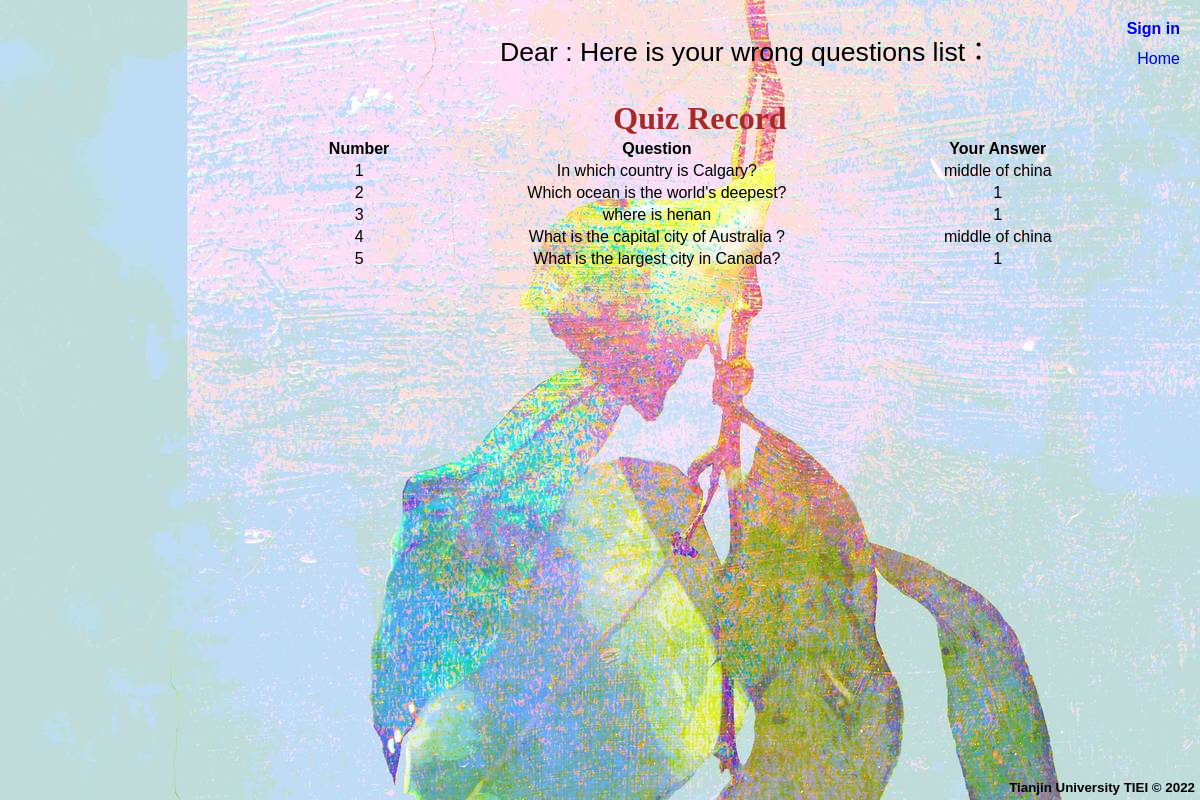
Screenshot of /php/showwrong.php?id=98 with the database file from the repository.
### tables this page shows
CREATE TABLE `wrong_questions` (
  `id` int(11) NOT NULL AUTO_INCREMENT,
  `item_id` int(11) NOT NULL,
  `user_id` int(11) NOT NULL,
  `question_id` int(11) DEFAULT NULL,
  `wrong_answer` varchar(50) DEFAULT NULL,
  PRIMARY KEY (`id`),
  UNIQUE KEY `wrong_questions_id_uindex` (`id`)
);

CREATE TABLE `questions` (
  `id` int(11) NOT NULL AUTO_INCREMENT,
  `category` varchar(50) NOT NULL,
  `level` int(11) NOT NULL,
  `question` text NOT NULL,
  `answer` varchar(50) DEFAULT NULL,
  `creator` int(11) DEFAULT '0',
  PRIMARY KEY (`id`),
  UNIQUE KEY `questions_id_uindex` (`id`)
);

### include/util.inc.php (called while the page is built, shortened)
<?php
function getPDO() {
    $host = 'localhost';
    $db   = 'project';
    $user = 'root';
    $pass = '12345678';
    $charset = 'utf8';
    $dsn = "mysql:host=$host;dbname=$db;charset=$charset";
    $options = [
        PDO::ATTR_ERRMODE            => PDO::ERRMODE_EXCEPTION,
        PDO::ATTR_DEFAULT_FETCH_MODE => PDO::FETCH_ASSOC,
        PDO::ATTR_EMULATE_PREPARES   => false,
    ];
    try {
        return new PDO($dsn, $user, $pass, $options);
    } catch (\PDOException $e) {
        throw new \PDOException($e->getMessage(), (int)$e->getCode());
    }
}
function showWrongListByItem($item_id){
    $PDO = getPDO();
    $result = $PDO->query("SELECT project.questions.question,project.wrong_questions.wrong_answer FROM project.questions inner join project.wrong_questions
    on project.wrong_questions.question_id = project.questions.id AND project.wrong_questions.item_id = $item_id");
    return $result;
}

### php/showwrong.php (the view, shortened to what this page needs)
<?php
include("../include/util.inc.php");
include("../include/opening.inc.php");
$name = $_SESSION['name'];
?>
<link rel="stylesheet" type="text/css" href="../css/common.css">
<link rel="stylesheet" type="text/css" href="../css/record.css">
<?php
if (!isset($_SESSION['name'])){
    $banner = "<a href = 'signin_form.php' style='font-weight: bolder;text-decoration: none' >Sign in</a>";
}
else{
    $name = $_SESSION['name'];
    $banner = "<a href = 'signout.php' title='click to sign out' style='font-weight: bolder;text-decoration: none'>Welcome $name</a>";
}
?>
<span><?= $banner?></span><br><br>
<span><a href="../index.php" style="text-decoration: none" title="back to home page">Home</a></span>
<div id="record">
    <div id="top">
        Dear <?= $name?> :
        Here is your wrong questions list：
    </div>
    <div id="bottom">
        <table id="table" width="800">
            <caption style="font-family: 'Times New Roman';font-size: 24pt;font-weight: bolder;color: brown">Quiz Record</caption>
            <tr id="table_head"><th>Number</th><th>Question</th><th>Your Answer</th></tr>
            <?php
            $records = showWrongListByItem($_GET['id']);
            $count =  $records->rowCount();
            $index = 1;
            for ($index ; $index <= $count ; $index++){
                $record = $records->fetch();
                echo "<tr><td>$index</td><td>{$record['question']}</td><td>{$record['wrong_answer']}</td></tr>";
            }
            ?>
        </table>
    </div>
</div>

### css/common.css (style rules this page uses)
body { background-image: url("../images/index-background.jpg"); text-align: center; font-family: Arial, Helvetica, sans-serif; font-size: 10pt; margin: 0px; padding: 0px; }
span { position: absolute; right: 20px; margin-top: 20px; font-size: 12pt; }
#footer { color: black; font-weight: bold; background-repeat: repeat-x; width: 100%; text-align: right; padding: 5px; position: fixed; bottom:0; right:0; }

### css/record.css (style rules this page uses)
#table { font-size: 12pt; position: absolute; top: 100px; left: 300px; text-align: center; }
#top { font-size: 20pt; position: absolute; top: 30px; left: 500px; text-align: center; }

### rows the page displays
wrong_questions: question.question "In which country is Calgary?", wrong_answer "middle of china"
wrong_questions: question.question "Which ocean is the world's deepest?", wrong_answer "1"
wrong_questions: question.question "where is henan", wrong_answer "1"
wrong_questions: question.question "What is the capital city of Australia ?", wrong_answer "middle of china"
wrong_questions: question.question "What is the largest city in Canada?", wrong_answer "1"
